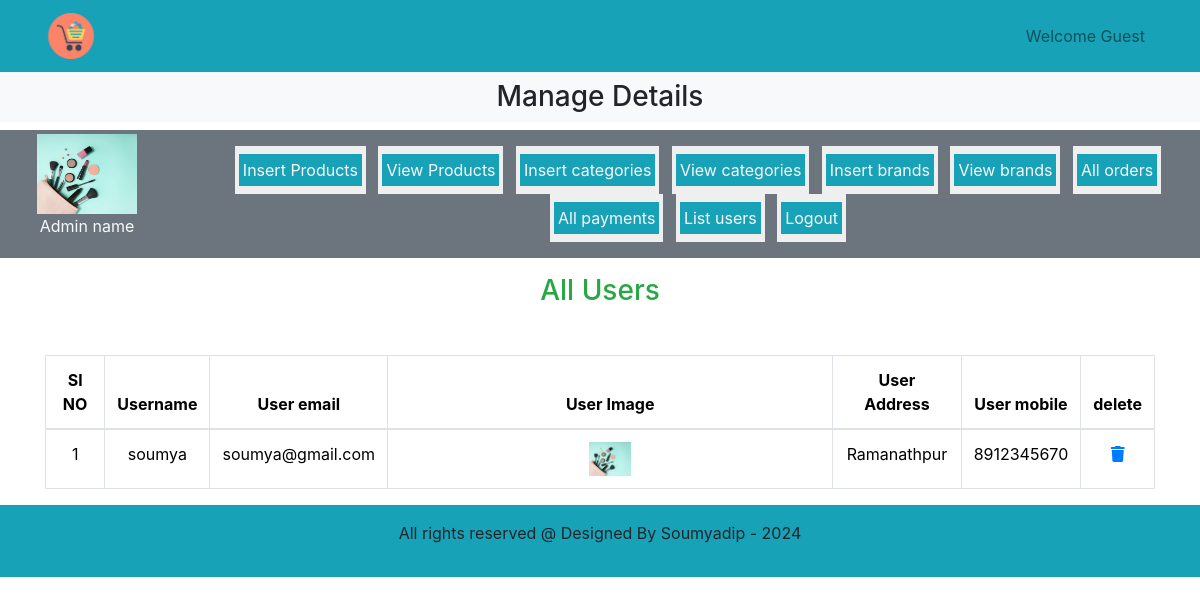
Screenshot of /Ecommerce_website/admin_area/index.php?list_users with the database file from the repository.
### tables this page shows
CREATE TABLE `user_table` (
  `user_id` int(11) NOT NULL,
  `username` varchar(100) NOT NULL,
  `user_email` varchar(100) NOT NULL,
  `user_password` varchar(255) NOT NULL,
  `user_image` varchar(255) NOT NULL,
  `user_ip` varchar(100) NOT NULL,
  `user_address` varchar(255) NOT NULL,
  `user_mobile` varchar(20) NOT NULL
);

### Ecommerce_website/admin_area/list_users.php (the view, shortened to what this page needs)
<h3 class="text-success text-center">All Users</h3>
<table class="table table-bordered mt-5">
    <thead class="bg-info">
        <?php
            $get_users = "Select * from `user_table`";
            $result = mysqli_query($con,$get_users);
            $row_count=mysqli_num_rows($result);
    if($row_count==0) {
        echo"<h2 class='text-danger text-center mt-5'>No Users Yet</h2>";
    }
    else {
        echo "<tr class='text-center'>
        <th>Sl NO</th>
         <th>Username</th>
        <th>User email</th>
        <th>User Image</th>
        <th>User Address</th>
        <th>User mobile</th>
        <th>delete</th>
    </tr>
</thead>
<tbody>";
        $number=0;
        while($row_data=mysqli_fetch_assoc($result)){
            $username=$row_data['username'];
            $user_email=$row_data['user_email'];
            $user_image=$row_data['user_image'];
            $user_address=$row_data['user_address'];
            $user_mobile=$row_data['user_mobile'];
            $number++;
            echo "<tr class='text-center'>
            <td>$number</td>
            <td> $username</td>
            <td> $user_email</td>
            <td><img src='../users_area/user_images/$user_image' alt='$username' class='product_img'></td>
            <td>$user_address</td>
            <td>$user_mobile</td>
            <td><a href=''><i class='fa-solid fa-trash'></i></a></td>
        </tr>";
        }
    }
        ?>
    </tbody>
</table>

### Ecommerce_website/style.css (style rules this page uses)
* { margin: 0; padding: 0; box-sizing: border-box; }

### Ecommerce_website/admin_area/index.php (style rules this page uses)
body { overflow-x:hidden; }
.product_img { width:10%; object-fit:contain; }

### rows the page displays
user_table: username "soumya", user_email "soumya@gmail.com", user_image (picture), user_address "Ramanathpur", user_mobile "8912345670"
